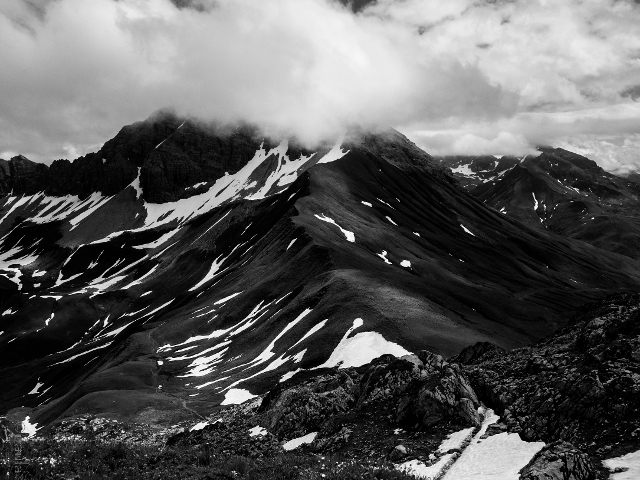
%> input picture Test_images/mount_m.pgm, 640 x 480 px
$ octave create_truth.m   (GNU Octave 9; MATLAB toolbox functions it lacks are replaced by stand-ins)
%> lines starting %> are read from the running program, lines starting %| are printed output that depends on the picture; in (x1, y1, x2, y2) boxes, pixels count from 0 and x2, y2 are one past the last pixel; in counts of white or black regions, pixels touching at a corner belong together; the program's own positions count from 1
%%%%%%%%%%%%%%%%%%%%%%%%%%%%%%%%%%%%%%%%%%%%%%%%%%%%%%%%%%%%%%%%%%%%%%%%%%%
% To create the "truth" images for the output from each of the C transforms
% specified below:
%   - Sobel Edge Detection
%   - Hough Lines Detection
%   - Pyramidal Up Conversion
%   - Pyramidal Down Conversion
%
% Author: Matthew Demi Vis (Vis,iting Venusian)
%         vism@my.erau.edu
%%%%%%%%%%%%%%%%%%%%%%%%%%%%%%%%%%%%%%%%%%%%%%%%%%%%%%%%%%%%%%%%%%%%%%%%%%%

%% Input Parameters
%Input Image in "..\Test_images\" folder
inputImgFilename = 'mount_m.pgm';

%Image showing magnification level
imshowMag = 10;     % percent

%Output File type
outFileType = 'pgm';

% Sobel
useAutoThresholdSobel = true;
sobelThreshold = 0.001;

%Hough
useAutoThresholdHough = true;
houghThreshold = 50;
houghNumLines = 5;


%% Setup for Image transformations
close all

cd ..\Test_images\;
colorImg = imread(inputImgFilename);
%> colorImg is the input picture: size 480x640 uint8; min 0, max 255, mean 90.8
cd ..\CreateTruth\;

[height, width, depth] = size(colorImg);
%> height = 480; width = 640; depth = 1
if depth == 3
    grayImg = rgb2gray(colorImg);
elseif depth == 1
    grayImg = colorImg;
else
    error('Input Image has unknown number of color channels. Please use an image with 1 or 3 (RGB) color channels.')
end

imshow(grayImg,'InitialMagnification',imshowMag);
titleStr = sprintf('Input Image. %dx%d', width, height);
%> titleStr = 'Input Image. 640x480'
title(titleStr);

%% Sobel
if useAutoThresholdSobel
    [sobelImg, thresh] = edge(grayImg, 'sobel');
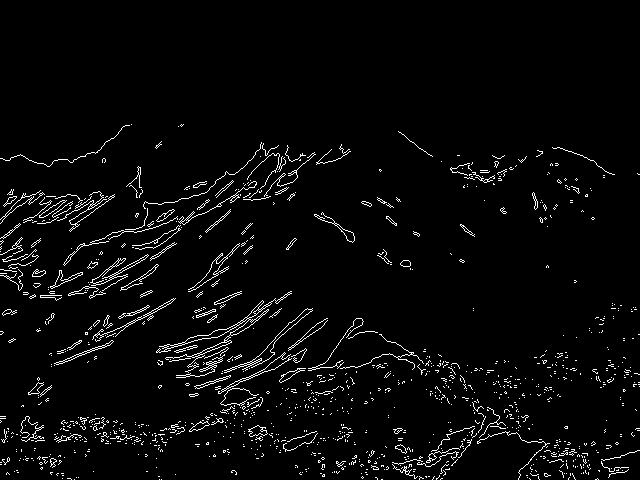
%> sobelImg: size 480x640 logical; 3.5% white in thin lines or dots, all inside (x1, y1, x2, y2) = (0, 124, 640, 480)
%> thresh = 0.156
else
    [sobelImg, thresh] = edge(grayImg, 'sobel', sobelThreshold);
end

figure
imshow(sobelImg,'InitialMagnification',imshowMag);
titleStr = sprintf('Sobel Transformed Image, Thresh:%1.3f', thresh);
%> titleStr = 'Sobel Transformed Image, Thresh:0.156'
title(titleStr);
imwrite(sobelImg, strcat('sobel_expected','.',outFileType), outFileType);

%% Hough
[rhoThetaImg,theta,rho] = hough(sobelImg);
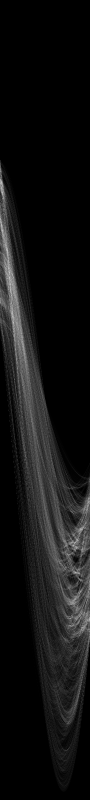
%> rhoThetaImg: size 1599x180 double (shown at 1/2 size); min 0, max 93, mean 6.8; drawn with min black and max white
%> theta = 180 values from -90 to 89; rho = 1599 values from -799 to 799
if useAutoThresholdHough
    peaks = houghpeaks(rhoThetaImg, houghNumLines);
%> peaks = [546 19; 588 23; 449 3; 503 15; 680 46]
else
    peaks = houghpeaks(rhoThetaImg, houghNumLines, 'threshold',houghThreshold);
end
lines = houghlines(sobelImg, theta, rho, peaks, 'FillGap',5,'MinLength',7);
%> lines = 31 lines; longest, point1 to point2 (x, y): (175, 345) to (206, 375), (444, 368) to (460, 368), (104, 273) to (115, 284), (548, 451) to (562, 456), (42, 211) to (52, 222), (141, 310) to (150, 320)

figure
imshow(imadjust(mat2gray(rhoThetaImg)),[],'XData',theta,'YData',rho,'InitialMagnification',imshowMag);
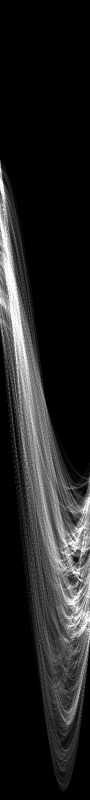
%> displayed picture: size 1599x180, on the screen's scale of 0 to 255 (shown at 1/2 size); min 0, max 255, mean 34.8
titleStr = sprintf('Hough Lines Rho Theta');
title(titleStr);
imwrite(imadjust(mat2gray(rhoThetaImg)), strcat('RhoThetaOut','.',outFileType), outFileType);

figure
imshow(colorImg,'InitialMagnification',imshowMag)
title('Hough Lines on Image')
hold on
for k = 1:length(lines)
   xy = [lines(k).point1; lines(k).point2];
   plot(xy(:,1),xy(:,2),'LineWidth',2,'Color','red');
end
%> this loop made 31 passes
%> xy on passes 1 to 12: [75 292; 82 294], [225 341; 232 343], [279 358; 288 361], [506 432; 513 434], [578 456; 585 458], [113 275; 124 279], [199 310; 210 314], [236 325; 247 329], [337 365; 346 369], [476 422; 484 425], [503 433; 510 435], [522 440; 530 443]
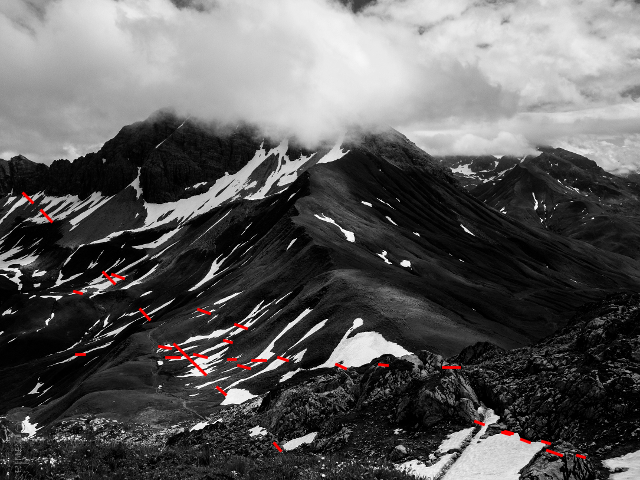
%> figure redrawn from the program's plot data; its title reads 'Hough Lines on Image'
imwrite(sobelImg, strcat('hough_expected','.',outFileType), outFileType);

%% Pyramidal Up
pyrdwnImg = impyramid(grayImg, 'reduce');
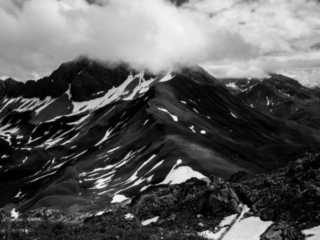
%> pyrdwnImg: size 240x320 uint8; min 0, max 246, mean 90.9
pyrupImg = impyramid(grayImg, 'expand');
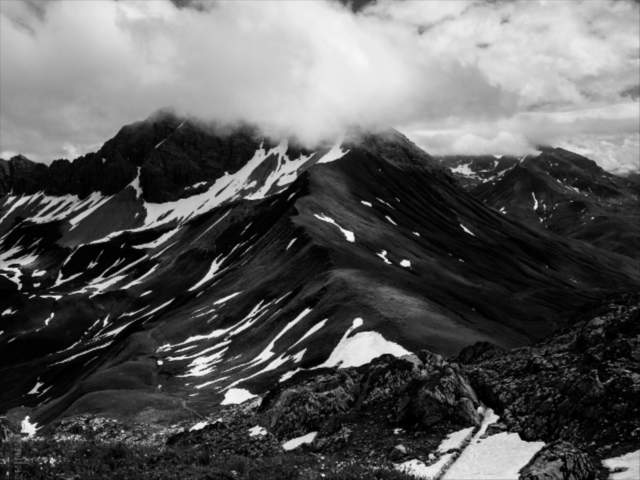
%> pyrupImg: size 959x1279 uint8 (shown at 1/2 size); min 0, max 251, mean 90.8

figure
subplot(1,3,1)
imshow(pyrdwnImg,'InitialMagnification',imshowMag)
[height, width] = size(pyrdwnImg);
%> height = 240; width = 320
titleStr = sprintf('Pyramidal Down Converted %dx%d', width, height);
%> titleStr = 'Pyramidal Down Converted 320x240'
title(titleStr);
imwrite(pyrdwnImg, strcat('pyrdown_expected','.',outFileType), outFileType)
subplot(1,3,2)
imshow(grayImg,'InitialMagnification',imshowMag)
[height, width] = size(grayImg);
%> height = 480; width = 640
titleStr = sprintf('Original Image %dx%d', width, height);
%> titleStr = 'Original Image 640x480'
title(titleStr);
subplot(1,3,3)
imshow(pyrupImg,'InitialMagnification',imshowMag)
[height, width] = size(pyrupImg);
%> height = 959; width = 1279
titleStr = sprintf('Pyramidal Up Converted %dx%d', width, height);
title(titleStr);
imwrite(pyrupImg, strcat('pyrup_expected','.',outFileType), outFileType)
